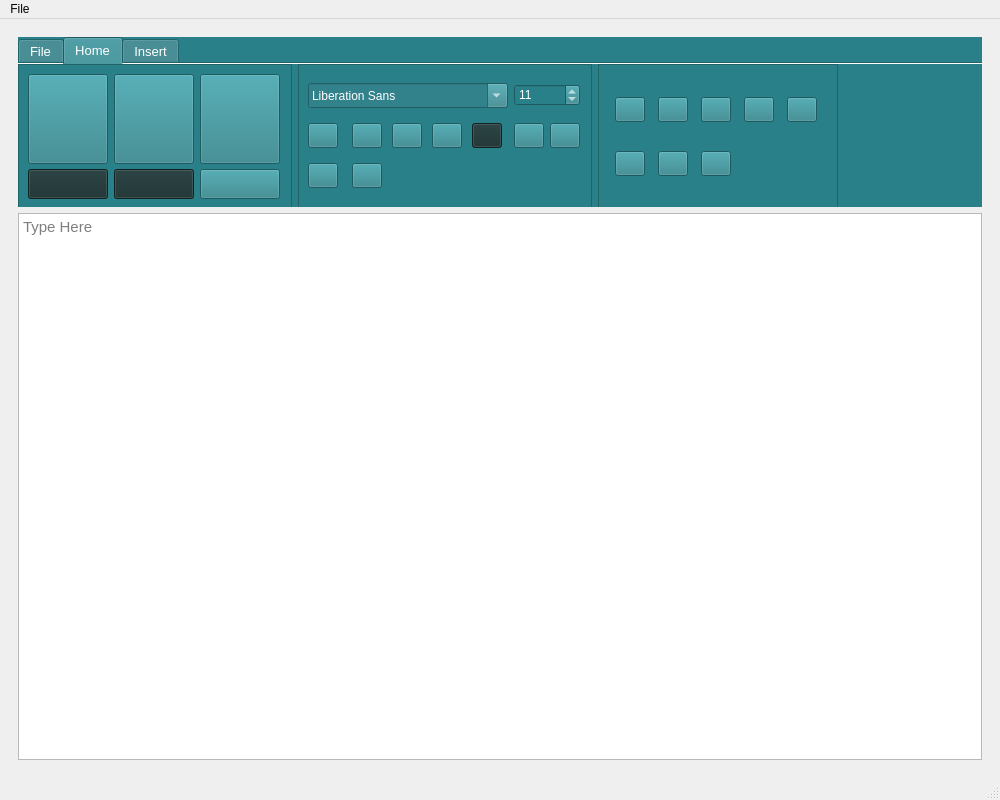
<?xml version="1.0" encoding="UTF-8"?>
<ui version="4.0">
 <class>MainWindow</class>
 <widget class="QMainWindow" name="MainWindow">
  <property name="geometry">
   <rect>
    <x>0</x>
    <y>0</y>
    <width>1000</width>
    <height>800</height>
   </rect>
  </property>
  <property name="minimumSize">
   <size>
    <width>782</width>
    <height>542</height>
   </size>
  </property>
  <property name="windowTitle">
   <string>MainWindow</string>
  </property>
  <widget class="QWidget" name="centralwidget">
   <layout class="QHBoxLayout" name="horizontalLayout">
    <item>
     <widget class="QStackedWidget" name="stackedWidget">
      <property name="minimumSize">
       <size>
        <width>782</width>
        <height>542</height>
       </size>
      </property>
      <property name="currentIndex">
       <number>0</number>
      </property>
      <widget class="QWidget" name="page">
       <layout class="QGridLayout" name="gridLayout_2">
        <item row="2" column="0">
         <widget class="QTextEdit" name="textEdit">
          <property name="palette">
           <palette>
            <active>
             <colorrole role="HighlightedText">
              <brush brushstyle="SolidPattern">
               <color alpha="255">
                <red>255</red>
                <green>255</green>
                <blue>255</blue>
               </color>
              </brush>
             </colorrole>
            </active>
            <inactive>
             <colorrole role="HighlightedText">
              <brush brushstyle="SolidPattern">
               <color alpha="255">
                <red>255</red>
                <green>255</green>
                <blue>255</blue>
               </color>
              </brush>
             </colorrole>
            </inactive>
            <disabled>
             <colorrole role="HighlightedText">
              <brush brushstyle="SolidPattern">
               <color alpha="255">
                <red>255</red>
                <green>255</green>
                <blue>255</blue>
               </color>
              </brush>
             </colorrole>
            </disabled>
           </palette>
          </property>
          <property name="font">
           <font>
            <pointsize>11</pointsize>
           </font>
          </property>
          <property name="cursor" stdset="0">
           <cursorShape>IBeamCursor</cursorShape>
          </property>
          <property name="contextMenuPolicy">
           <enum>Qt::CustomContextMenu</enum>
          </property>
          <property name="acceptDrops">
           <bool>true</bool>
          </property>
          <property name="placeholderText">
           <string>Type Here</string>
          </property>
         </widget>
        </item>
        <item row="0" column="0">
         <widget class="QTabWidget" name="tabWidget">
          <property name="enabled">
           <bool>true</bool>
          </property>
          <property name="minimumSize">
           <size>
            <width>782</width>
            <height>120</height>
           </size>
          </property>
          <property name="maximumSize">
           <size>
            <width>16777215</width>
            <height>170</height>
           </size>
          </property>
          <property name="font">
           <font>
            <pointsize>10</pointsize>
            <stylestrategy>PreferDefault</stylestrategy>
            <kerning>true</kerning>
           </font>
          </property>
          <property name="toolTip">
           <string/>
          </property>
          <property name="styleSheet">
           <string notr="true">background-color: rgb(42, 128, 136);
color: rgb(255, 255, 255);</string>
          </property>
          <property name="tabPosition">
           <enum>QTabWidget::North</enum>
          </property>
          <property name="tabShape">
           <enum>QTabWidget::Rounded</enum>
          </property>
          <property name="currentIndex">
           <number>1</number>
          </property>
          <property name="elideMode">
           <enum>Qt::ElideLeft</enum>
          </property>
          <property name="documentMode">
           <bool>true</bool>
          </property>
          <property name="tabBarAutoHide">
           <bool>false</bool>
          </property>
          <widget class="QWidget" name="file_tab">
           <attribute name="title">
            <string>File</string>
           </attribute>
          </widget>
          <widget class="QWidget" name="home_tab">
           <attribute name="title">
            <string>Home</string>
           </attribute>
           <widget class="QFrame" name="big_frame">
            <property name="geometry">
             <rect>
              <x>0</x>
              <y>0</y>
              <width>274</width>
              <height>145</height>
             </rect>
            </property>
            <property name="frameShape">
             <enum>QFrame::StyledPanel</enum>
            </property>
            <property name="frameShadow">
             <enum>QFrame::Raised</enum>
            </property>
            <layout class="QGridLayout" name="gridLayout_3">
             <item row="0" column="0">
              <widget class="QPushButton" name="paste_button">
               <property name="minimumSize">
                <size>
                 <width>80</width>
                 <height>90</height>
                </size>
               </property>
               <property name="maximumSize">
                <size>
                 <width>80</width>
                 <height>90</height>
                </size>
               </property>
               <property name="text">
                <string/>
               </property>
               <property name="icon">
                <iconset>
                 <normaloff>icons/paste_icon.png</normaloff>icons/paste_icon.png</iconset>
               </property>
               <property name="iconSize">
                <size>
                 <width>70</width>
                 <height>90</height>
                </size>
               </property>
              </widget>
             </item>
             <item row="0" column="1">
              <widget class="QPushButton" name="cut_button">
               <property name="minimumSize">
                <size>
                 <width>80</width>
                 <height>90</height>
                </size>
               </property>
               <property name="maximumSize">
                <size>
                 <width>80</width>
                 <height>90</height>
                </size>
               </property>
               <property name="text">
                <string/>
               </property>
               <property name="icon">
                <iconset>
                 <normaloff>icons/cut_icon.png</normaloff>icons/cut_icon.png</iconset>
               </property>
               <property name="iconSize">
                <size>
                 <width>70</width>
                 <height>90</height>
                </size>
               </property>
              </widget>
             </item>
             <item row="0" column="2">
              <widget class="QPushButton" name="copy_button">
               <property name="minimumSize">
                <size>
                 <width>80</width>
                 <height>90</height>
                </size>
               </property>
               <property name="maximumSize">
                <size>
                 <width>80</width>
                 <height>90</height>
                </size>
               </property>
               <property name="text">
                <string/>
               </property>
               <property name="icon">
                <iconset>
                 <normaloff>icons/copy_icon.png</normaloff>icons/copy_icon.png</iconset>
               </property>
               <property name="iconSize">
                <size>
                 <width>70</width>
                 <height>90</height>
                </size>
               </property>
              </widget>
             </item>
             <item row="1" column="0">
              <widget class="QPushButton" name="redo_button">
               <property name="minimumSize">
                <size>
                 <width>80</width>
                 <height>30</height>
                </size>
               </property>
               <property name="maximumSize">
                <size>
                 <width>80</width>
                 <height>30</height>
                </size>
               </property>
               <property name="styleSheet">
                <string notr="true">background-color: rgb(25, 47, 47);</string>
               </property>
               <property name="text">
                <string/>
               </property>
               <property name="icon">
                <iconset>
                 <normaloff>icons/redo.png</normaloff>icons/redo.png</iconset>
               </property>
              </widget>
             </item>
             <item row="1" column="1">
              <widget class="QPushButton" name="undo_button">
               <property name="minimumSize">
                <size>
                 <width>80</width>
                 <height>30</height>
                </size>
               </property>
               <property name="maximumSize">
                <size>
                 <width>80</width>
                 <height>30</height>
                </size>
               </property>
               <property name="styleSheet">
                <string notr="true">background-color: rgb(25, 47, 47);</string>
               </property>
               <property name="text">
                <string/>
               </property>
               <property name="icon">
                <iconset>
                 <normaloff>icons/undo.png</normaloff>icons/undo.png</iconset>
               </property>
               <property name="iconSize">
                <size>
                 <width>16</width>
                 <height>16</height>
                </size>
               </property>
              </widget>
             </item>
             <item row="1" column="2">
              <widget class="QPushButton" name="save_button">
               <property name="minimumSize">
                <size>
                 <width>80</width>
                 <height>30</height>
                </size>
               </property>
               <property name="maximumSize">
                <size>
                 <width>80</width>
                 <height>30</height>
                </size>
               </property>
               <property name="text">
                <string/>
               </property>
               <property name="icon">
                <iconset>
                 <normaloff>icons/save-file-option.png</normaloff>icons/save-file-option.png</iconset>
               </property>
               <property name="iconSize">
                <size>
                 <width>50</width>
                 <height>20</height>
                </size>
               </property>
              </widget>
             </item>
            </layout>
           </widget>
           <widget class="QFrame" name="frame">
            <property name="geometry">
             <rect>
              <x>280</x>
              <y>0</y>
              <width>294</width>
              <height>145</height>
             </rect>
            </property>
            <property name="frameShape">
             <enum>QFrame::StyledPanel</enum>
            </property>
            <property name="frameShadow">
             <enum>QFrame::Raised</enum>
            </property>
            <layout class="QGridLayout" name="gridLayout_4">
             <item row="0" column="0" colspan="5">
              <widget class="QFontComboBox" name="fontComboBox">
               <property name="minimumSize">
                <size>
                 <width>200</width>
                 <height>25</height>
                </size>
               </property>
               <property name="maximumSize">
                <size>
                 <width>200</width>
                 <height>25</height>
                </size>
               </property>
               <property name="styleSheet">
                <string notr="true">background-color: rgb(50, 130, 140);
color: rgb(255, 255, 255);</string>
               </property>
              </widget>
             </item>
             <item row="0" column="5" colspan="2">
              <widget class="QDoubleSpinBox" name="fontsize_controller">
               <property name="decimals">
                <number>0</number>
               </property>
               <property name="value">
                <double>11.000000000000000</double>
               </property>
              </widget>
             </item>
             <item row="1" column="0">
              <widget class="QPushButton" name="Bold_button">
               <property name="minimumSize">
                <size>
                 <width>30</width>
                 <height>25</height>
                </size>
               </property>
               <property name="maximumSize">
                <size>
                 <width>30</width>
                 <height>25</height>
                </size>
               </property>
               <property name="focusPolicy">
                <enum>Qt::ClickFocus</enum>
               </property>
               <property name="text">
                <string/>
               </property>
               <property name="icon">
                <iconset>
                 <normaloff>icons/bold_icon.png</normaloff>icons/bold_icon.png</iconset>
               </property>
              </widget>
             </item>
             <item row="1" column="1">
              <widget class="QPushButton" name="italic_button">
               <property name="minimumSize">
                <size>
                 <width>30</width>
                 <height>25</height>
                </size>
               </property>
               <property name="maximumSize">
                <size>
                 <width>30</width>
                 <height>25</height>
                </size>
               </property>
               <property name="text">
                <string/>
               </property>
               <property name="icon">
                <iconset>
                 <normaloff>icons/italic_icon.png</normaloff>icons/italic_icon.png</iconset>
               </property>
              </widget>
             </item>
             <item row="1" column="2">
              <widget class="QPushButton" name="underline_button">
               <property name="minimumSize">
                <size>
                 <width>30</width>
                 <height>25</height>
                </size>
               </property>
               <property name="maximumSize">
                <size>
                 <width>30</width>
                 <height>25</height>
                </size>
               </property>
               <property name="text">
                <string/>
               </property>
               <property name="icon">
                <iconset>
                 <normaloff>icons/underline_icon.png</normaloff>icons/underline_icon.png</iconset>
               </property>
              </widget>
             </item>
             <item row="1" column="3">
              <widget class="QPushButton" name="strikeout_button">
               <property name="minimumSize">
                <size>
                 <width>30</width>
                 <height>25</height>
                </size>
               </property>
               <property name="maximumSize">
                <size>
                 <width>30</width>
                 <height>25</height>
                </size>
               </property>
               <property name="font">
                <font>
                 <strikeout>false</strikeout>
                </font>
               </property>
               <property name="styleSheet">
                <string notr="true">color: rgb(0, 0, 0);</string>
               </property>
               <property name="text">
                <string/>
               </property>
               <property name="icon">
                <iconset>
                 <normaloff>icons/iconfinder_strikethrough_1608856.png</normaloff>icons/iconfinder_strikethrough_1608856.png</iconset>
               </property>
              </widget>
             </item>
             <item row="1" column="4">
              <widget class="QPushButton" name="textcolour_button">
               <property name="minimumSize">
                <size>
                 <width>30</width>
                 <height>25</height>
                </size>
               </property>
               <property name="maximumSize">
                <size>
                 <width>30</width>
                 <height>25</height>
                </size>
               </property>
               <property name="styleSheet">
                <string notr="true">background-color: rgb(25, 47, 47);</string>
               </property>
               <property name="text">
                <string/>
               </property>
               <property name="icon">
                <iconset>
                 <normaloff>icons/font_color_icon.png</normaloff>icons/font_color_icon.png</iconset>
               </property>
              </widget>
             </item>
             <item row="1" column="5">
              <widget class="QPushButton" name="increase_font_button">
               <property name="maximumSize">
                <size>
                 <width>30</width>
                 <height>25</height>
                </size>
               </property>
               <property name="text">
                <string/>
               </property>
               <property name="icon">
                <iconset>
                 <normaloff>icons/top-grades.png</normaloff>icons/top-grades.png</iconset>
               </property>
              </widget>
             </item>
             <item row="1" column="6">
              <widget class="QPushButton" name="decrease_font_button">
               <property name="minimumSize">
                <size>
                 <width>30</width>
                 <height>25</height>
                </size>
               </property>
               <property name="maximumSize">
                <size>
                 <width>30</width>
                 <height>25</height>
                </size>
               </property>
               <property name="text">
                <string/>
               </property>
               <property name="icon">
                <iconset>
                 <normaloff>icons/reduce-font-size.png</normaloff>icons/reduce-font-size.png</iconset>
               </property>
              </widget>
             </item>
             <item row="2" column="0">
              <widget class="QPushButton" name="superscript_button">
               <property name="minimumSize">
                <size>
                 <width>30</width>
                 <height>25</height>
                </size>
               </property>
               <property name="maximumSize">
                <size>
                 <width>30</width>
                 <height>25</height>
                </size>
               </property>
               <property name="text">
                <string/>
               </property>
               <property name="icon">
                <iconset>
                 <normaloff>icons/iconfinder_superscript_1608861.png</normaloff>icons/iconfinder_superscript_1608861.png</iconset>
               </property>
              </widget>
             </item>
             <item row="2" column="1">
              <widget class="QPushButton" name="subscript_button">
               <property name="minimumSize">
                <size>
                 <width>30</width>
                 <height>25</height>
                </size>
               </property>
               <property name="maximumSize">
                <size>
                 <width>30</width>
                 <height>25</height>
                </size>
               </property>
               <property name="text">
                <string/>
               </property>
               <property name="icon">
                <iconset>
                 <normaloff>icons/iconfinder_subscript_1608858.png</normaloff>icons/iconfinder_subscript_1608858.png</iconset>
               </property>
              </widget>
             </item>
            </layout>
           </widget>
           <widget class="QFrame" name="frame_2">
            <property name="geometry">
             <rect>
              <x>580</x>
              <y>0</y>
              <width>240</width>
              <height>145</height>
             </rect>
            </property>
            <property name="minimumSize">
             <size>
              <width>240</width>
              <height>145</height>
             </size>
            </property>
            <property name="maximumSize">
             <size>
              <width>240</width>
              <height>145</height>
             </size>
            </property>
            <property name="frameShape">
             <enum>QFrame::StyledPanel</enum>
            </property>
            <property name="frameShadow">
             <enum>QFrame::Raised</enum>
            </property>
            <layout class="QGridLayout" name="gridLayout_5">
             <item row="0" column="3">
              <widget class="QPushButton" name="align_center_button">
               <property name="minimumSize">
                <size>
                 <width>30</width>
                 <height>25</height>
                </size>
               </property>
               <property name="maximumSize">
                <size>
                 <width>30</width>
                 <height>25</height>
                </size>
               </property>
               <property name="text">
                <string/>
               </property>
               <property name="icon">
                <iconset>
                 <normaloff>icons/align_center.png</normaloff>icons/align_center.png</iconset>
               </property>
              </widget>
             </item>
             <item row="0" column="0">
              <widget class="QPushButton" name="dedent_button">
               <property name="minimumSize">
                <size>
                 <width>30</width>
                 <height>25</height>
                </size>
               </property>
               <property name="maximumSize">
                <size>
                 <width>30</width>
                 <height>25</height>
                </size>
               </property>
               <property name="text">
                <string/>
               </property>
               <property name="icon">
                <iconset>
                 <normaloff>icons/dedent_icon.png</normaloff>icons/dedent_icon.png</iconset>
               </property>
              </widget>
             </item>
             <item row="0" column="2">
              <widget class="QPushButton" name="align_left_button">
               <property name="minimumSize">
                <size>
                 <width>30</width>
                 <height>25</height>
                </size>
               </property>
               <property name="maximumSize">
                <size>
                 <width>30</width>
                 <height>30</height>
                </size>
               </property>
               <property name="text">
                <string/>
               </property>
               <property name="icon">
                <iconset>
                 <normaloff>icons/align_left.png</normaloff>icons/align_left.png</iconset>
               </property>
              </widget>
             </item>
             <item row="0" column="4">
              <widget class="QPushButton" name="align_right_button">
               <property name="minimumSize">
                <size>
                 <width>30</width>
                 <height>25</height>
                </size>
               </property>
               <property name="maximumSize">
                <size>
                 <width>30</width>
                 <height>25</height>
                </size>
               </property>
               <property name="text">
                <string/>
               </property>
               <property name="icon">
                <iconset>
                 <normaloff>icons/align_right.png</normaloff>icons/align_right.png</iconset>
               </property>
              </widget>
             </item>
             <item row="0" column="1">
              <widget class="QPushButton" name="indent_button">
               <property name="minimumSize">
                <size>
                 <width>30</width>
                 <height>25</height>
                </size>
               </property>
               <property name="maximumSize">
                <size>
                 <width>30</width>
                 <height>25</height>
                </size>
               </property>
               <property name="text">
                <string/>
               </property>
               <property name="icon">
                <iconset>
                 <normaloff>icons/indent_icon.png</normaloff>icons/indent_icon.png</iconset>
               </property>
              </widget>
             </item>
             <item row="1" column="2">
              <widget class="QPushButton" name="bullet_listing_button">
               <property name="minimumSize">
                <size>
                 <width>30</width>
                 <height>25</height>
                </size>
               </property>
               <property name="maximumSize">
                <size>
                 <width>30</width>
                 <height>25</height>
                </size>
               </property>
               <property name="text">
                <string/>
               </property>
               <property name="icon">
                <iconset>
                 <normaloff>icons/bullet_list_icon.png</normaloff>icons/bullet_list_icon.png</iconset>
               </property>
              </widget>
             </item>
             <item row="1" column="0">
              <widget class="QPushButton" name="numbered_listing_button">
               <property name="minimumSize">
                <size>
                 <width>30</width>
                 <height>25</height>
                </size>
               </property>
               <property name="maximumSize">
                <size>
                 <width>30</width>
                 <height>25</height>
                </size>
               </property>
               <property name="text">
                <string/>
               </property>
               <property name="icon">
                <iconset>
                 <normaloff>icons/numbered_list_icon.png</normaloff>icons/numbered_list_icon.png</iconset>
               </property>
              </widget>
             </item>
             <item row="1" column="1">
              <widget class="QPushButton" name="align_justify_button">
               <property name="minimumSize">
                <size>
                 <width>30</width>
                 <height>25</height>
                </size>
               </property>
               <property name="maximumSize">
                <size>
                 <width>30</width>
                 <height>25</height>
                </size>
               </property>
               <property name="text">
                <string/>
               </property>
               <property name="icon">
                <iconset>
                 <normaloff>icons/align_justify.png</normaloff>icons/align_justify.png</iconset>
               </property>
              </widget>
             </item>
            </layout>
           </widget>
          </widget>
          <widget class="QWidget" name="insert_tab">
           <attribute name="title">
            <string>Insert</string>
           </attribute>
           <widget class="QPushButton" name="insert_image_button">
            <property name="geometry">
             <rect>
              <x>10</x>
              <y>20</y>
              <width>90</width>
              <height>100</height>
             </rect>
            </property>
            <property name="text">
             <string/>
            </property>
            <property name="icon">
             <iconset>
              <normaloff>icons/image.png</normaloff>icons/image.png</iconset>
            </property>
            <property name="iconSize">
             <size>
              <width>70</width>
              <height>70</height>
             </size>
            </property>
           </widget>
           <widget class="QPushButton" name="insert_table_button">
            <property name="geometry">
             <rect>
              <x>110</x>
              <y>20</y>
              <width>90</width>
              <height>100</height>
             </rect>
            </property>
            <property name="text">
             <string/>
            </property>
            <property name="icon">
             <iconset>
              <normaloff>icons/insert_table.png</normaloff>icons/insert_table.png</iconset>
            </property>
            <property name="iconSize">
             <size>
              <width>70</width>
              <height>70</height>
             </size>
            </property>
           </widget>
           <widget class="QPushButton" name="insert_object_button">
            <property name="geometry">
             <rect>
              <x>210</x>
              <y>20</y>
              <width>90</width>
              <height>100</height>
             </rect>
            </property>
            <property name="text">
             <string/>
            </property>
            <property name="icon">
             <iconset>
              <normaloff>icons/pdf.png</normaloff>icons/pdf.png</iconset>
            </property>
            <property name="iconSize">
             <size>
              <width>70</width>
              <height>70</height>
             </size>
            </property>
           </widget>
           <widget class="QPushButton" name="insert_link_button">
            <property name="geometry">
             <rect>
              <x>320</x>
              <y>20</y>
              <width>90</width>
              <height>100</height>
             </rect>
            </property>
            <property name="text">
             <string/>
            </property>
            <property name="icon">
             <iconset>
              <normaloff>icons/insert_link_icon.png</normaloff>icons/insert_link_icon.png</iconset>
            </property>
            <property name="iconSize">
             <size>
              <width>70</width>
              <height>70</height>
             </size>
            </property>
           </widget>
          </widget>
         </widget>
        </item>
       </layout>
      </widget>
      <widget class="QWidget" name="page_2">
       <layout class="QVBoxLayout" name="verticalLayout">
        <item>
         <widget class="QFrame" name="frame_3">
          <property name="minimumSize">
           <size>
            <width>300</width>
            <height>0</height>
           </size>
          </property>
          <property name="maximumSize">
           <size>
            <width>400</width>
            <height>16777215</height>
           </size>
          </property>
          <property name="styleSheet">
           <string notr="true">background-color: rgb(19, 147, 186);</string>
          </property>
          <property name="frameShape">
           <enum>QFrame::StyledPanel</enum>
          </property>
          <property name="frameShadow">
           <enum>QFrame::Raised</enum>
          </property>
          <layout class="QGridLayout" name="gridLayout_6">
           <item row="0" column="0">
            <widget class="QPushButton" name="back_button">
             <property name="maximumSize">
              <size>
               <width>16777215</width>
               <height>40</height>
              </size>
             </property>
             <property name="layoutDirection">
              <enum>Qt::LeftToRight</enum>
             </property>
             <property name="text">
              <string/>
             </property>
             <property name="icon">
              <iconset>
               <normaloff>icons/arrow_3.png</normaloff>icons/arrow_3.png</iconset>
             </property>
             <property name="flat">
              <bool>true</bool>
             </property>
            </widget>
           </item>
          </layout>
         </widget>
        </item>
       </layout>
      </widget>
     </widget>
    </item>
   </layout>
  </widget>
  <widget class="QStatusBar" name="statusbar"/>
  <widget class="QMenuBar" name="menubar">
   <property name="geometry">
    <rect>
     <x>0</x>
     <y>0</y>
     <width>1000</width>
     <height>20</height>
    </rect>
   </property>
   <widget class="QMenu" name="menuFile">
    <property name="title">
     <string>File</string>
    </property>
    <addaction name="actionNew"/>
    <addaction name="actionOpen"/>
    <addaction name="actionSave"/>
    <addaction name="actionSave_As"/>
    <addaction name="actionPrint"/>
    <addaction name="actionClose"/>
   </widget>
   <addaction name="menuFile"/>
  </widget>
  <action name="actionNew">
   <property name="text">
    <string>New</string>
   </property>
  </action>
  <action name="actionOpen">
   <property name="text">
    <string>Open                                                   </string>
   </property>
  </action>
  <action name="actionSave">
   <property name="text">
    <string>Save</string>
   </property>
  </action>
  <action name="actionSave_As">
   <property name="text">
    <string>Save As</string>
   </property>
  </action>
  <action name="actionPrint">
   <property name="text">
    <string>Print</string>
   </property>
  </action>
  <action name="actionClose">
   <property name="text">
    <string>Close</string>
   </property>
  </action>
 </widget>
 <resources/>
 <connections>
  <connection>
   <sender>fontsize_controller</sender>
   <signal>valueChanged(double)</signal>
   <receiver>textEdit</receiver>
   <slot>setFontPointSize(double)</slot>
   <hints>
    <hint type="sourcelabel">
     <x>531</x>
     <y>99</y>
    </hint>
    <hint type="destinationlabel">
     <x>368</x>
     <y>347</y>
    </hint>
   </hints>
  </connection>
  <connection>
   <sender>redo_button</sender>
   <signal>clicked()</signal>
   <receiver>textEdit</receiver>
   <slot>redo()</slot>
   <hints>
    <hint type="sourcelabel">
     <x>101</x>
     <y>184</y>
    </hint>
    <hint type="destinationlabel">
     <x>78</x>
     <y>294</y>
    </hint>
   </hints>
  </connection>
  <connection>
   <sender>undo_button</sender>
   <signal>clicked()</signal>
   <receiver>textEdit</receiver>
   <slot>undo()</slot>
   <hints>
    <hint type="sourcelabel">
     <x>155</x>
     <y>174</y>
    </hint>
    <hint type="destinationlabel">
     <x>180</x>
     <y>284</y>
    </hint>
   </hints>
  </connection>
  <connection>
   <sender>paste_button</sender>
   <signal>clicked()</signal>
   <receiver>textEdit</receiver>
   <slot>paste()</slot>
   <hints>
    <hint type="sourcelabel">
     <x>98</x>
     <y>135</y>
    </hint>
    <hint type="destinationlabel">
     <x>130</x>
     <y>402</y>
    </hint>
   </hints>
  </connection>
  <connection>
   <sender>cut_button</sender>
   <signal>clicked()</signal>
   <receiver>textEdit</receiver>
   <slot>cut()</slot>
   <hints>
    <hint type="sourcelabel">
     <x>142</x>
     <y>133</y>
    </hint>
    <hint type="destinationlabel">
     <x>186</x>
     <y>395</y>
    </hint>
   </hints>
  </connection>
  <connection>
   <sender>copy_button</sender>
   <signal>clicked()</signal>
   <receiver>textEdit</receiver>
   <slot>copy()</slot>
   <hints>
    <hint type="sourcelabel">
     <x>258</x>
     <y>151</y>
    </hint>
    <hint type="destinationlabel">
     <x>248</x>
     <y>294</y>
    </hint>
   </hints>
  </connection>
  <connection>
   <sender>fontComboBox</sender>
   <signal>currentFontChanged(QFont)</signal>
   <receiver>textEdit</receiver>
   <slot>setCurrentFont(QFont)</slot>
   <hints>
    <hint type="sourcelabel">
     <x>455</x>
     <y>96</y>
    </hint>
    <hint type="destinationlabel">
     <x>419</x>
     <y>438</y>
    </hint>
   </hints>
  </connection>
  <connection>
   <sender>increase_font_button</sender>
   <signal>clicked()</signal>
   <receiver>fontsize_controller</receiver>
   <slot>stepUp()</slot>
   <hints>
    <hint type="sourcelabel">
     <x>529</x>
     <y>140</y>
    </hint>
    <hint type="destinationlabel">
     <x>538</x>
     <y>98</y>
    </hint>
   </hints>
  </connection>
  <connection>
   <sender>decrease_font_button</sender>
   <signal>clicked()</signal>
   <receiver>fontsize_controller</receiver>
   <slot>stepDown()</slot>
   <hints>
    <hint type="sourcelabel">
     <x>564</x>
     <y>128</y>
    </hint>
    <hint type="destinationlabel">
     <x>566</x>
     <y>102</y>
    </hint>
   </hints>
  </connection>
 </connections>
</ui>
